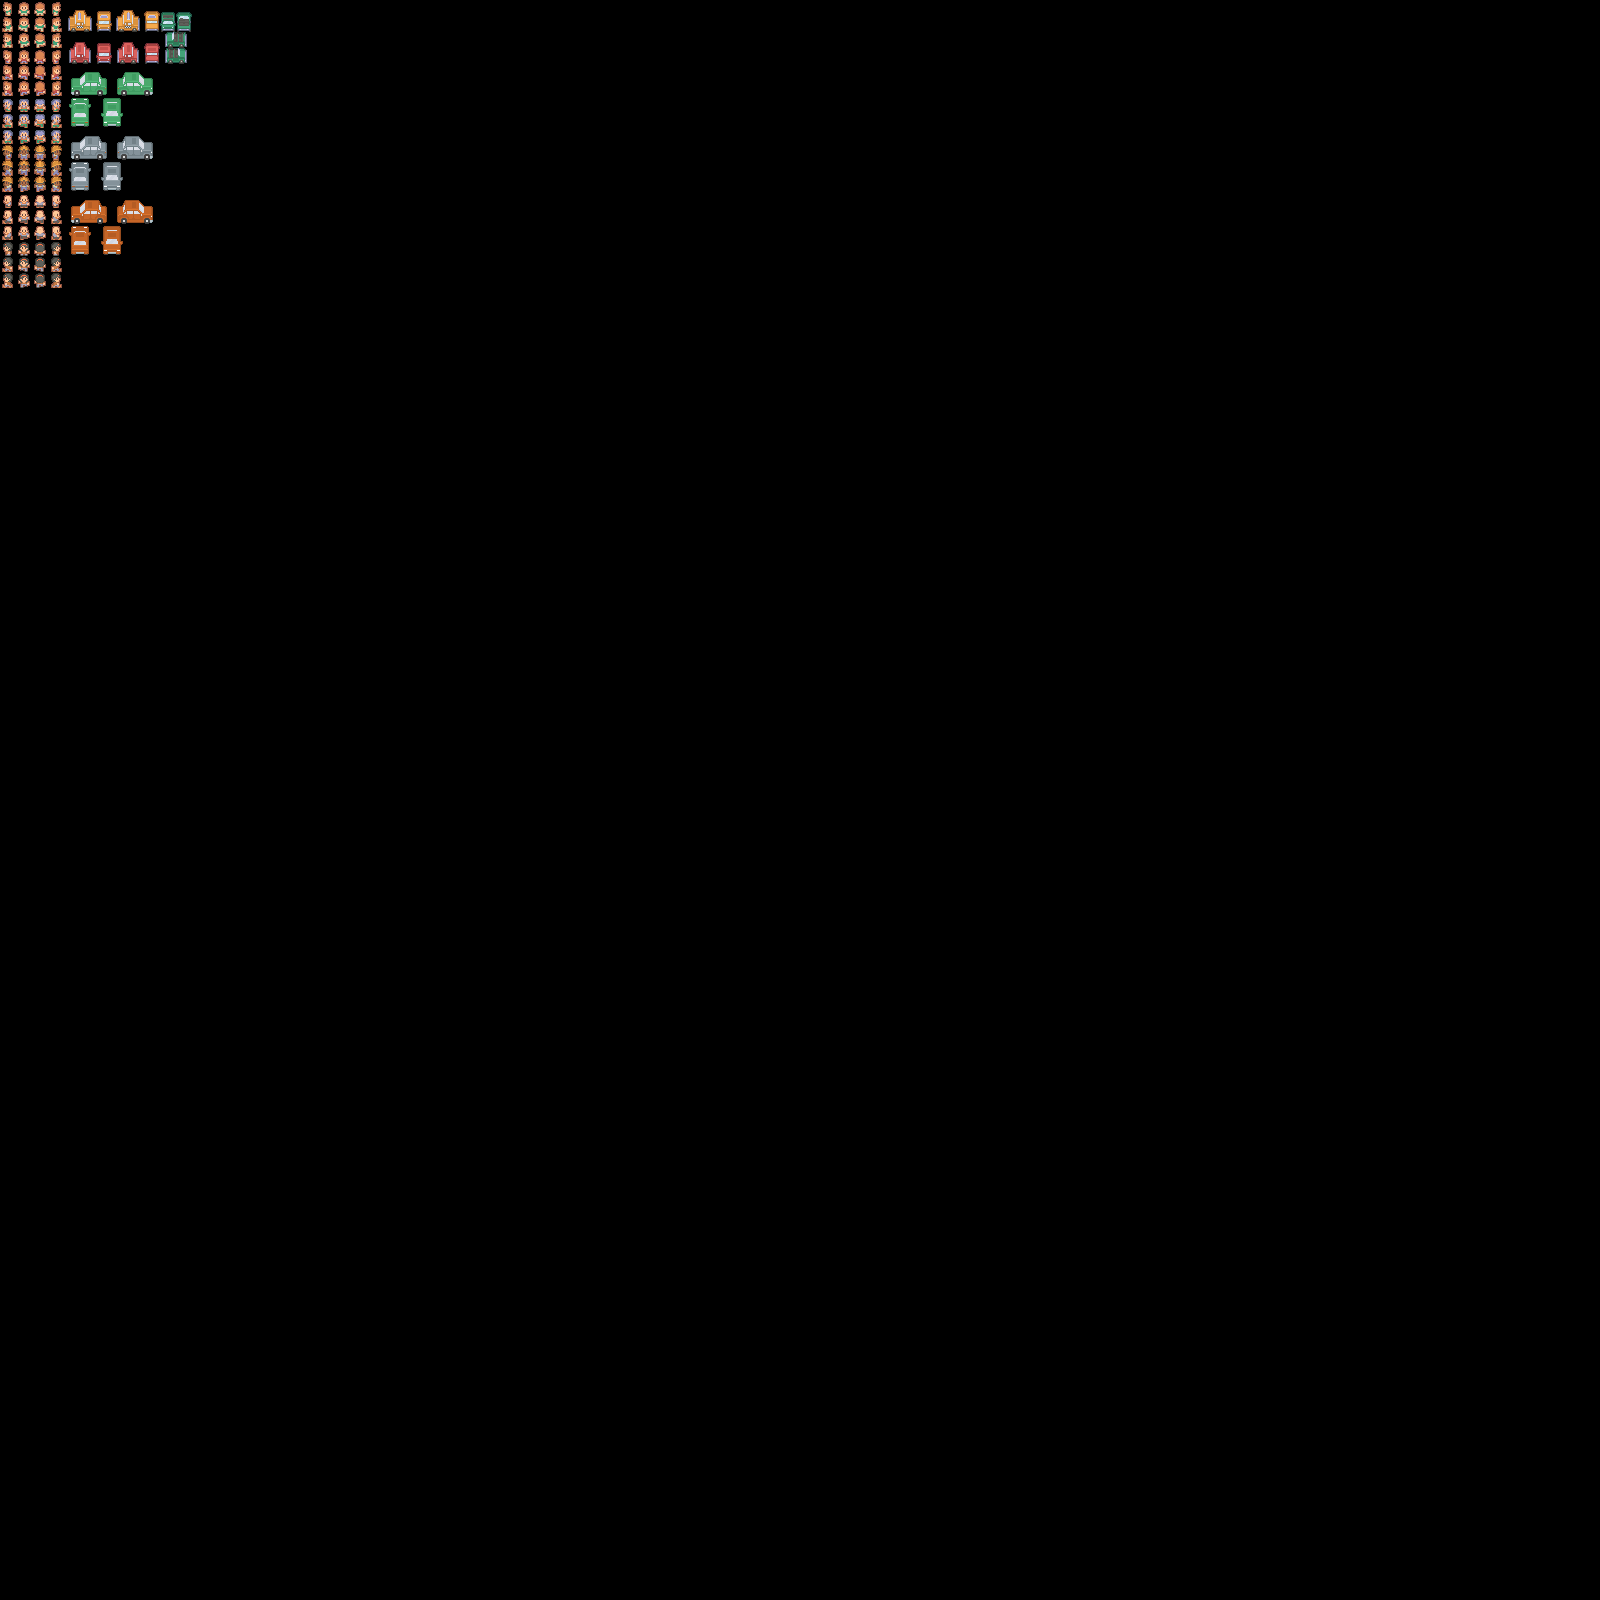

Rendered tile map (Tiled .tmx) drawn with the repository's tilesets; below, a short description and the map source with its tile grids summarised:
An orthogonal 100x100 tile map with 16x16 px tiles, 1 tile layer (Tile Layer 1), 2 tilesets.

<map version="1.5" tiledversion="1.5.0" orientation="orthogonal" renderorder="right-down" width="100" height="100" tilewidth="16" tileheight="16" infinite="0" nextlayerid="2" nextobjectid="1">
 <tileset firstgid="1" name="tilemap" tilewidth="16" tileheight="16" spacing="1" tilecount="486" columns="27">
  <image source="kenney_rpgurbanpack/Tilemap/tilemap.png" width="458" height="305" />
 </tileset>
 <tileset firstgid="487" name="roguelikeCity_magenta" tilewidth="16" tileheight="16" spacing="1" tilecount="1036" columns="37">
  <image source="roguelike-modern-city-pack/Spritesheet/roguelikeCity_magenta.png" width="628" height="475" />
 </tileset>
 <layer id="1" name="Tile Layer 1" width="100" height="100">
  <data>[10000 cells, 164 non-empty, 164 distinct tile ids]</data>
 </layer>
</map>
